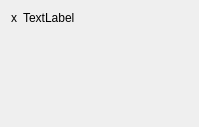
<?xml version="1.0" encoding="UTF-8"?>
<ui version="4.0">
 <class>IHelpDialog</class>
 <widget class="QDialog" name="IHelpDialog">
  <property name="geometry">
   <rect>
    <x>0</x>
    <y>0</y>
    <width>199</width>
    <height>127</height>
   </rect>
  </property>
  <property name="sizePolicy">
   <sizepolicy hsizetype="MinimumExpanding" vsizetype="MinimumExpanding">
    <horstretch>0</horstretch>
    <verstretch>0</verstretch>
   </sizepolicy>
  </property>
  <property name="maximumSize">
   <size>
    <width>300</width>
    <height>16777215</height>
   </size>
  </property>
  <property name="windowTitle">
   <string>Help</string>
  </property>
  <layout class="QHBoxLayout" name="horizontalLayout">
   <item>
    <widget class="QLabel" name="helpIcn">
     <property name="sizePolicy">
      <sizepolicy hsizetype="Preferred" vsizetype="Preferred">
       <horstretch>0</horstretch>
       <verstretch>0</verstretch>
      </sizepolicy>
     </property>
     <property name="text">
      <string notr="true">x</string>
     </property>
     <property name="alignment">
      <set>Qt::AlignLeading|Qt::AlignLeft|Qt::AlignTop</set>
     </property>
    </widget>
   </item>
   <item>
    <widget class="QLabel" name="helpText">
     <property name="sizePolicy">
      <sizepolicy hsizetype="MinimumExpanding" vsizetype="MinimumExpanding">
       <horstretch>0</horstretch>
       <verstretch>0</verstretch>
      </sizepolicy>
     </property>
     <property name="text">
      <string>TextLabel</string>
     </property>
     <property name="alignment">
      <set>Qt::AlignLeading|Qt::AlignLeft|Qt::AlignTop</set>
     </property>
     <property name="wordWrap">
      <bool>true</bool>
     </property>
    </widget>
   </item>
  </layout>
 </widget>
 <resources/>
 <connections/>
</ui>
